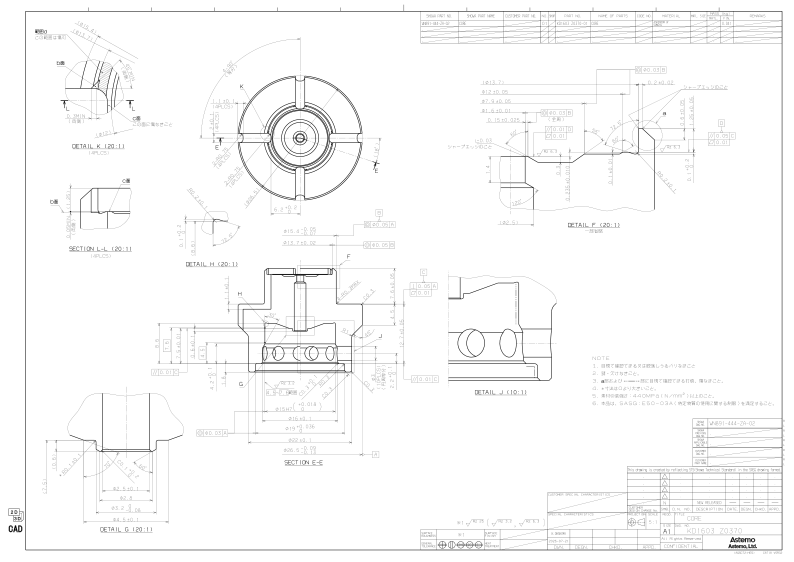
#> input picture artifacts/source1.png, 2382 x 1684 px (shown at 1/3 size)
$ python -i image_preprocessor.py   (imports and definitions only)
#> lines starting #> are read from the running program, lines starting #| are printed output that depends on the picture; after the words box and inside, x2 and y2 are one past the last pixel; in counts of white or black regions, pixels touching at a corner belong together
#> further down, picture is the input picture: PIL image 2382x1684 RGB; min 0, max 255, mean 249.6
"""Raster preprocessing shared by the local OCR paths."""

from __future__ import annotations

from PIL import Image, ImageOps


def _legacy_rapidocr_raster(image: Image.Image) -> Image.Image:
    """Return the previous, conservative RapidOCR input image."""

    gray = ImageOps.autocontrast(image.convert("L"), cutoff=1)
    return Image.merge("RGB", (gray, gray, gray))


def prepare_raster_for_structure(image: Image.Image) -> Image.Image:
    """Keep all drafting lines for geometric candidate verification."""

    return _legacy_rapidocr_raster(image)


def prepare_raster_for_rapidocr(image: Image.Image) -> Image.Image:
    """Prepare a raster drawing for RapidOCR using OpenCV.

    Scanned drawings commonly contain uneven paper shading and long drafting
    lines that join to small glyphs. Local contrast normalization, adaptive
    binarization, and conservative long-line suppression make glyphs
    separable. The caller keeps a separate structural raster for geometric
    candidate verification, so this OCR-only cleanup cannot remove the
    dimension-line evidence used after recognition. If OpenCV is unavailable,
    retain the former conservative input.
    """

    try:
        import cv2
        import numpy as np
    except ImportError:
        return _legacy_rapidocr_raster(image)

    gray = np.asarray(image.convert("L"))
    # CLAHE handles uneven/aged scan backgrounds while keeping faint text.
    contrast = cv2.createCLAHE(clipLimit=2.0, tileGridSize=(24, 24)).apply(gray)
    denoised = cv2.medianBlur(contrast, 3)
    ink = cv2.adaptiveThreshold(
        denoised,
        255,
        cv2.ADAPTIVE_THRESH_GAUSSIAN_C,
        cv2.THRESH_BINARY_INV,
        31,
        9,
    )
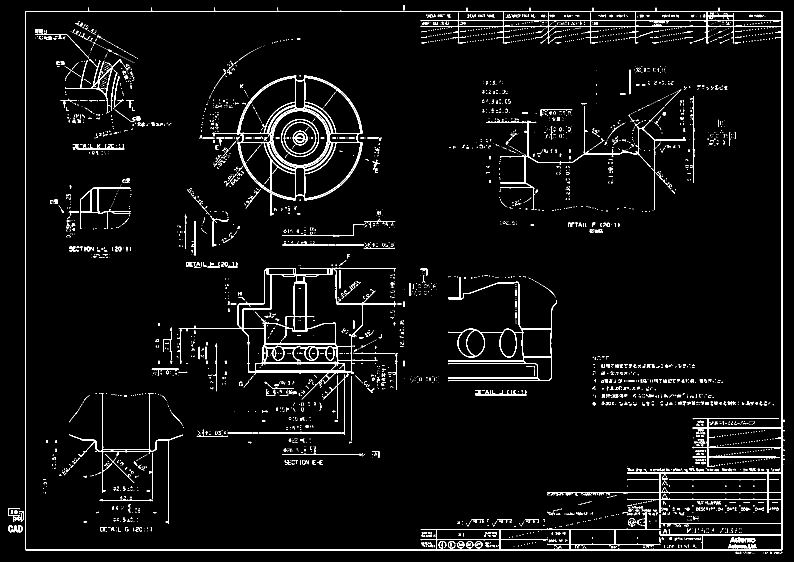
#> ink: shape (1684, 2382) (shown at 1/3 size); 3.5% white in thin lines or dots
    # Suppress only strokes much longer than an OCR character. This removes
    # extension lines, center lines, and title-block rules that commonly join
    # to the small dimension glyphs in raster drawings.
    minimum_line = max(80, min(gray.shape) // 55)
#> minimum_line = 80
    horizontal = cv2.morphologyEx(
        ink,
        cv2.MORPH_OPEN,
        cv2.getStructuringElement(cv2.MORPH_RECT, (minimum_line, 1)),
    )
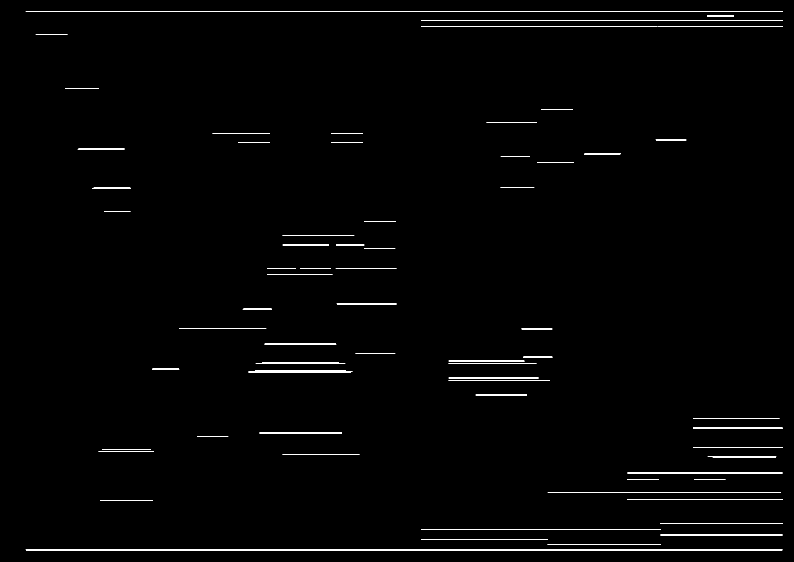
#> horizontal: shape (1684, 2382) (shown at 1/3 size); 0.97% white in thin lines or dots
    vertical = cv2.morphologyEx(
        ink,
        cv2.MORPH_OPEN,
        cv2.getStructuringElement(cv2.MORPH_RECT, (1, minimum_line)),
    )
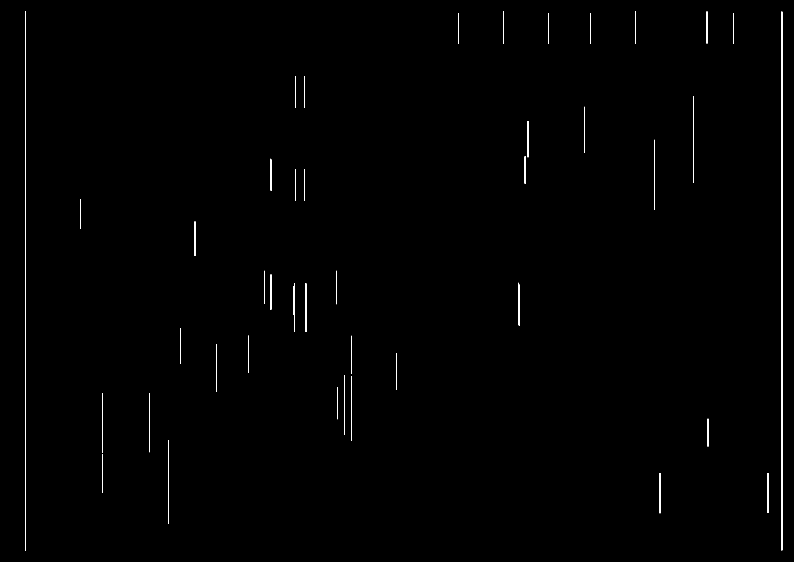
#> vertical: shape (1684, 2382) (shown at 1/3 size); 0.41% white in thin lines or dots
    line_mask = cv2.bitwise_or(horizontal, vertical)
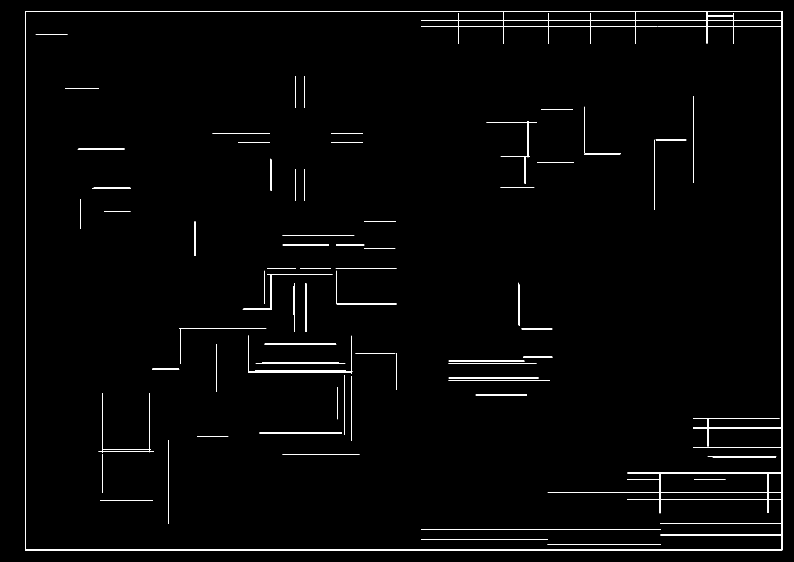
#> line_mask: shape (1684, 2382) (shown at 1/3 size); 1.4% white in thin lines or dots
    cleaned = cv2.inpaint(denoised, line_mask, 2, cv2.INPAINT_TELEA)
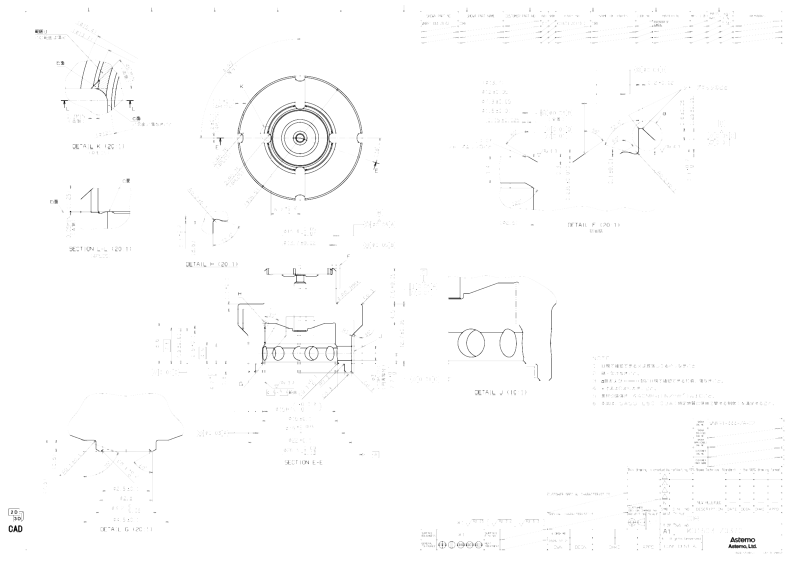
#> cleaned: shape (1684, 2382) (shown at 1/3 size); min 1, max 255, mean 253
    binary = cv2.adaptiveThreshold(
        cleaned,
        255,
        cv2.ADAPTIVE_THRESH_GAUSSIAN_C,
        cv2.THRESH_BINARY,
        31,
        9,
    )
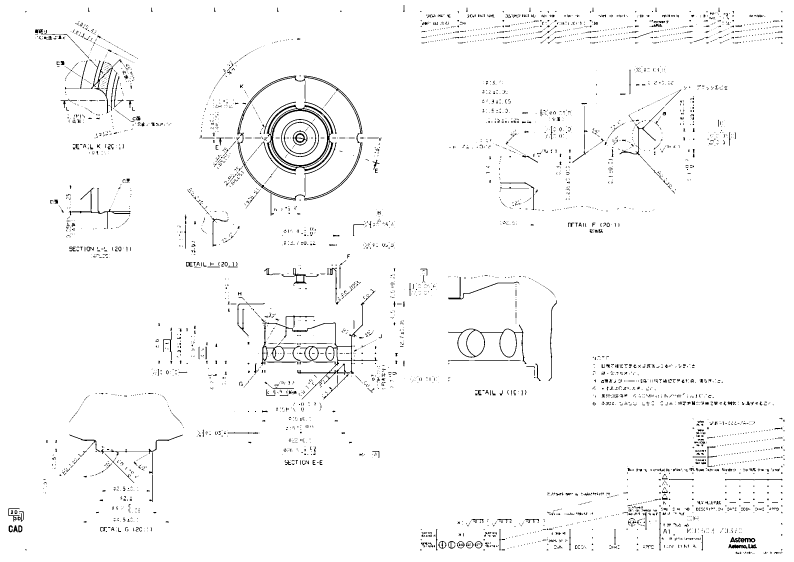
#> binary: shape (1684, 2382) (shown at 1/3 size); 97.6% white; black in thin lines or dots
    # Retain anti-aliasing from the contrast image around thin characters.
    prepared = cv2.min(cleaned, binary)
    return Image.fromarray(prepared, mode="L").convert("RGB")


def prepare_raster_for_ocr(image: Image.Image) -> Image.Image:
    """Prepare a high-contrast raster for Windows OCR crops."""

    gray = ImageOps.autocontrast(image.convert("L"), cutoff=1)
    return gray.point(lambda value: 255 if value > 205 else 0, mode="1").convert("L")


def to_ocr_rgb(image: Image.Image) -> Image.Image:
    """Return an RGB image suitable for an OCR engine."""

    if image.mode == "RGB":
        return image
    if image.mode == "L":
        return Image.merge("RGB", (image, image, image))
    return image.convert("RGB")

>>> from PIL import Image
>>> picture = Image.open('../../artifacts/source1.png')
>>> result = prepare_raster_for_rapidocr(picture)

$ run again, on artifacts/finished1.png
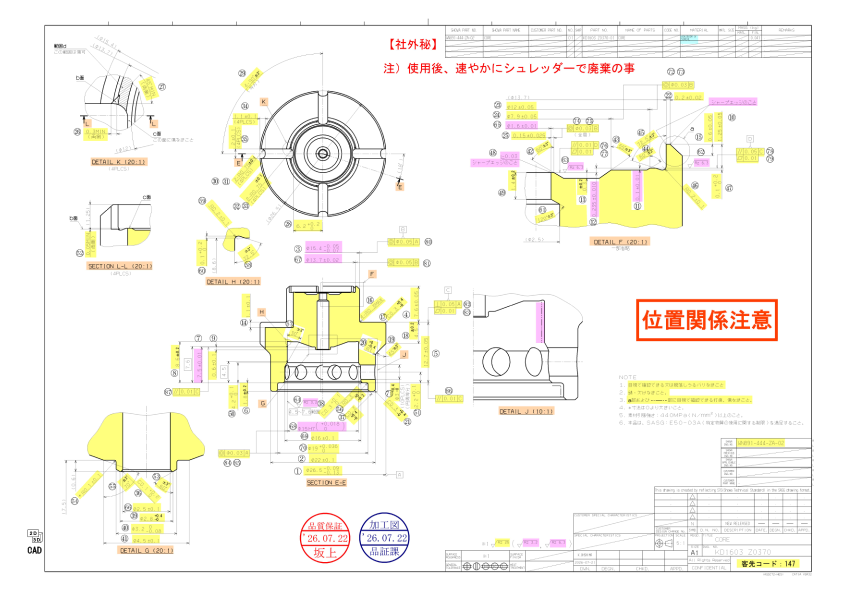
#> input picture artifacts/finished1.png, 1684 x 1191 px (shown at 1/2 size)
#> picture is the input picture: PIL image 1684x1191 RGB; mean R, G, B 248.5, 246.2, 238.1
#> in prepare_raster_for_rapidocr, `ink = cv2.adaptiveThreshold( denoised, 255, cv2.ADAPTIVE_THRESH_GAUSSI..`:
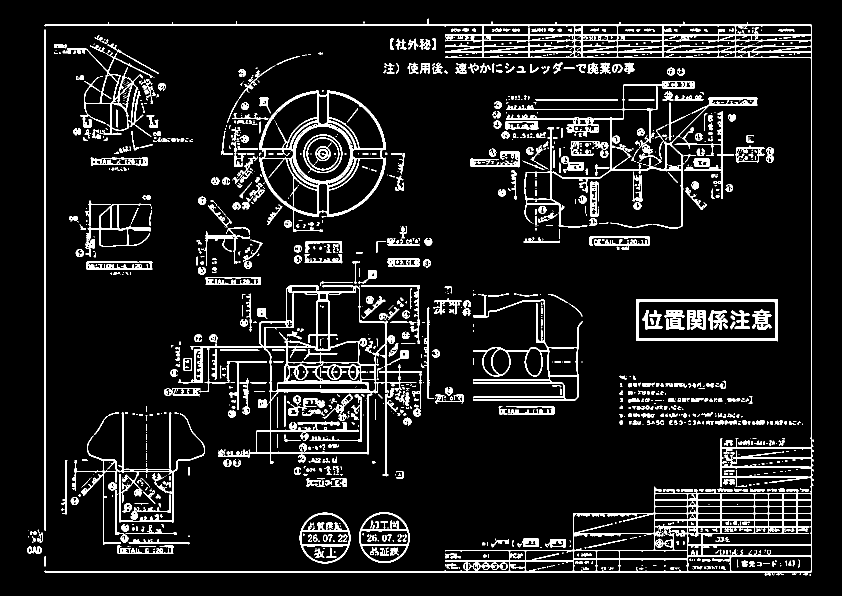
#> ink: shape (1191, 1684) (shown at 1/2 size); 9.1% white; 1606 white regions (871 under 20 px), largest, box (x1, y1, x2, y2) and area: (89, 37, 1628, 1151) 39985, (357, 570, 844, 928) 15748, (518, 181, 772, 434) 9633
#> horizontal: shape (1191, 1684); 2.1% white; 73 white regions, largest, box (x1, y1, x2, y2) and area: (90, 49, 1625, 52) 4603, (90, 1142, 1625, 1145) 4603, (1273, 598, 1557, 604) 1702
#> vertical: shape (1191, 1684); 0.66% white in thin lines or dots, all inside (x1, y1, x2, y2) = (89, 50, 1624, 1146)
#> line_mask: shape (1191, 1684); 2.8% white; 57 white regions, largest, box (x1, y1, x2, y2) and area: (90, 49, 1625, 1146) 27538, (1272, 598, 1557, 684) 4286, (500, 708, 757, 929) 2643
#> binary: shape (1191, 1684); 92.5% white; 1863 black regions (893 under 20 px), largest, box (x1, y1, x2, y2) and area: (518, 181, 772, 434) 9633, (471, 570, 776, 802) 7261, (1048, 195, 1515, 455) 4579
#> in prepare_raster_for_rapidocr, `prepared = cv2.min(cleaned, binary)`:
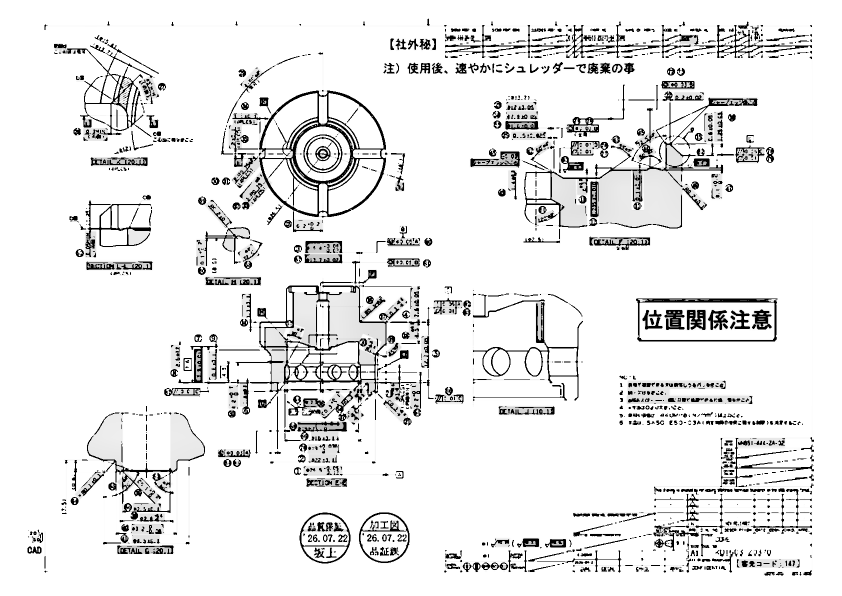
#> prepared: shape (1191, 1684) (shown at 1/2 size); min 0, max 255, mean 233.3
